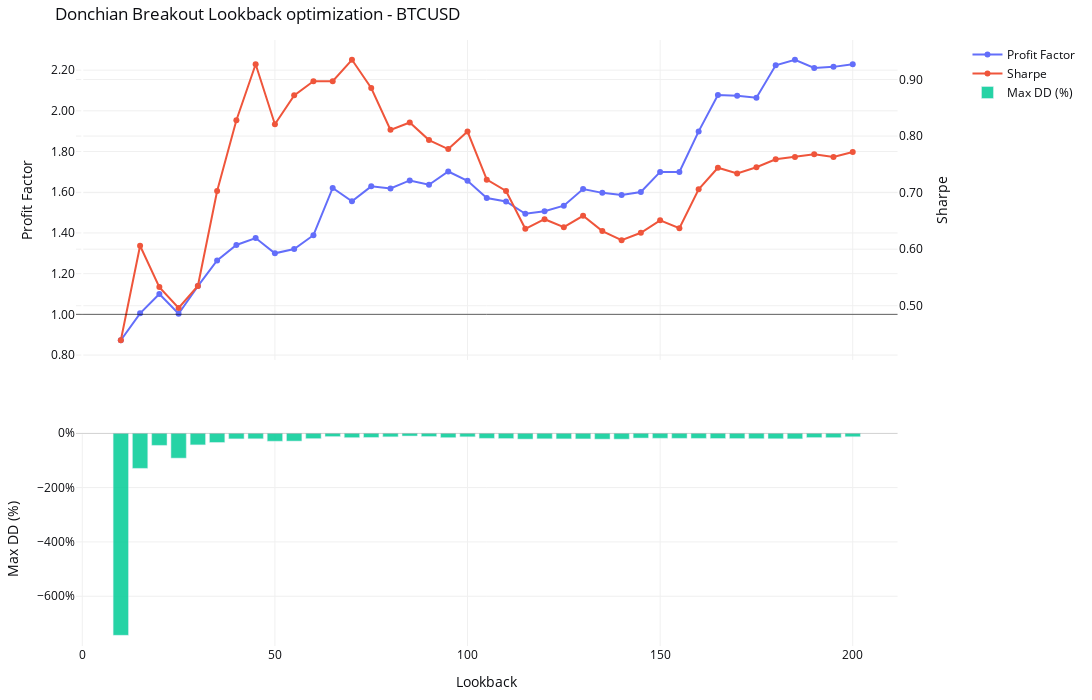

This figure's notebook cell:
### Markdown cell above
I define the selection criterion for the optimized parameter as follows:  
A parameter value is considered optimal when small variations around it do not cause significant changes in key performance metrics.
Based on this criterion, there are two stable regions that satisfy these conditions:  
- **Lookback 60–75**  
- **Lookback 160–200**  

**Therefore, I select 72** as the optimized parameter, as it lies within a stable region that balances responsiveness and robustness.

### Code cell
lookbacks_list = list(range(10, 201, 5))

grind_df, figs = grind_search_parameters(
    pairs=PAIR,
    timeframe=TIMEFRAME,
    start_date=START_DATE,
    end_date=END_DATE,
    lookbacks=lookbacks_list,
    initial_capital=INITIAL_CAPITAL,
    risk_per_trade=RISK_PER_TRADE,
    risk_mode=RISK_MODE,
    commission_per_lot=COMMISSION_PER_LOT,
    backtest_fn=run_backtest_for_symbol_v2,
    plot_charts=True,
)

print(grind_df.head())
figs["BTCUSD"].show()

### Figure 1 — Plotly figure (JSON) as saved in the notebook; plotly's stock layout.template omitted (floating-point values rounded to 4 significant figures)
{"data": [{"mode": "lines+markers", "name": "Profit Factor", "type": "scatter", "x": [10, 15, 20, 25, 30, 35, 40, 45, 50, 55, 60, 65, 70, 75, 80, 85, 90, 95, 100, 105, 110, 115, 120, 125, 130, 135, 140, 145, 150, 155, 160, 165, 170, 175, 180, 185, 190, 195, 200], "xaxis": "x", "y": [0.873, 1.005, 1.1, 1.003, 1.139, 1.265, 1.341, 1.375, 1.3, 1.321, 1.389, 1.621, 1.556, 1.629, 1.619, 1.658, 1.637, 1.702, 1.656, 1.572, 1.555, 1.494, 1.507, 1.534, 1.616, 1.597, 1.586, 1.601, 1.7, 1.7, 1.899, 2.078, 2.074, 2.064, 2.224, 2.251, 2.211, 2.216, 2.229], "yaxis": "y"}, {"mode": "lines+markers", "name": "Sharpe", "type": "scatter", "x": [10, 15, 20, 25, 30, 35, 40, 45, 50, 55, 60, 65, 70, 75, 80, 85, 90, 95, 100, 105, 110, 115, 120, 125, 130, 135, 140, 145, 150, 155, 160, 165, 170, 175, 180, 185, 190, 195, 200], "xaxis": "x", "y": [0.439, 0.606, 0.533, 0.496, 0.535, 0.703, 0.828, 0.927, 0.821, 0.872, 0.897, 0.897, 0.935, 0.885, 0.811, 0.824, 0.793, 0.777, 0.808, 0.723, 0.703, 0.636, 0.653, 0.639, 0.659, 0.632, 0.616, 0.629, 0.651, 0.637, 0.706, 0.744, 0.734, 0.745, 0.759, 0.763, 0.768, 0.763, 0.772], "yaxis": "y2"}, {"name": "Max DD (%)", "opacity": 0.85, "type": "bar", "x": [10, 15, 20, 25, 30, 35, 40, 45, 50, 55, 60, 65, 70, 75, 80, 85, 90, 95, 100, 105, 110, 115, 120, 125, 130, 135, 140, 145, 150, 155, 160, 165, 170, 175, 180, 185, 190, 195, 200], "xaxis": "x2", "y": [-7.437, -1.296, -0.4495, -0.919, -0.431, -0.342, -0.2099, -0.2072, -0.297, -0.2919, -0.201, -0.1258, -0.1648, -0.1575, -0.1352, -0.1054, -0.1236, -0.1653, -0.1341, -0.1914, -0.1982, -0.2182, -0.2076, -0.2101, -0.2111, -0.2195, -0.2198, -0.18, -0.1877, -0.1905, -0.1925, -0.1957, -0.1988, -0.2023, -0.2057, -0.2092, -0.1622, -0.1652, -0.1318], "yaxis": "y3"}], "layout": {"barmode": "relative", "font": {"color": "#0c0d11", "size": 12}, "height": 700, "margin": {"b": 30, "l": 40, "r": 30, "t": 40}, "paper_bgcolor": "#ffffff", "plot_bgcolor": "#ffffff", "shapes": [{"line": {"color": "#000000", "width": 1}, "opacity": 0.6, "type": "line", "x0": 0, "x1": 1, "xref": "x domain", "y0": 1, "y1": 1, "yref": "y"}, {"line": {"color": "#999999", "width": 1}, "opacity": 0.6, "type": "line", "x0": 0, "x1": 1, "xref": "x2 domain", "y0": 0, "y1": 0, "yref": "y3"}], "showlegend": true, "title": {"text": "Donchian Breakout Lookback optimization - BTCUSD"}, "width": 1300, "xaxis": {"anchor": "y", "domain": [0, 0.94], "gridcolor": "#f0f0f0", "matches": "x2", "showticklabels": false}, "xaxis2": {"anchor": "y3", "domain": [0, 0.94], "gridcolor": "#f0f0f0", "title": {"text": "Lookback"}}, "yaxis": {"anchor": "x", "domain": [0.472, 1], "gridcolor": "#f0f0f0", "tickformat": ".2f", "title": {"text": "Profit Factor"}}, "yaxis2": {"anchor": "x", "gridcolor": "#f0f0f0", "overlaying": "y", "side": "right", "tickformat": ".2f", "title": {"text": "Sharpe"}}, "yaxis3": {"anchor": "x2", "domain": [0, 0.352], "gridcolor": "#f0f0f0", "tickformat": ".0%", "title": {"text": "Max DD (%)"}}}}
